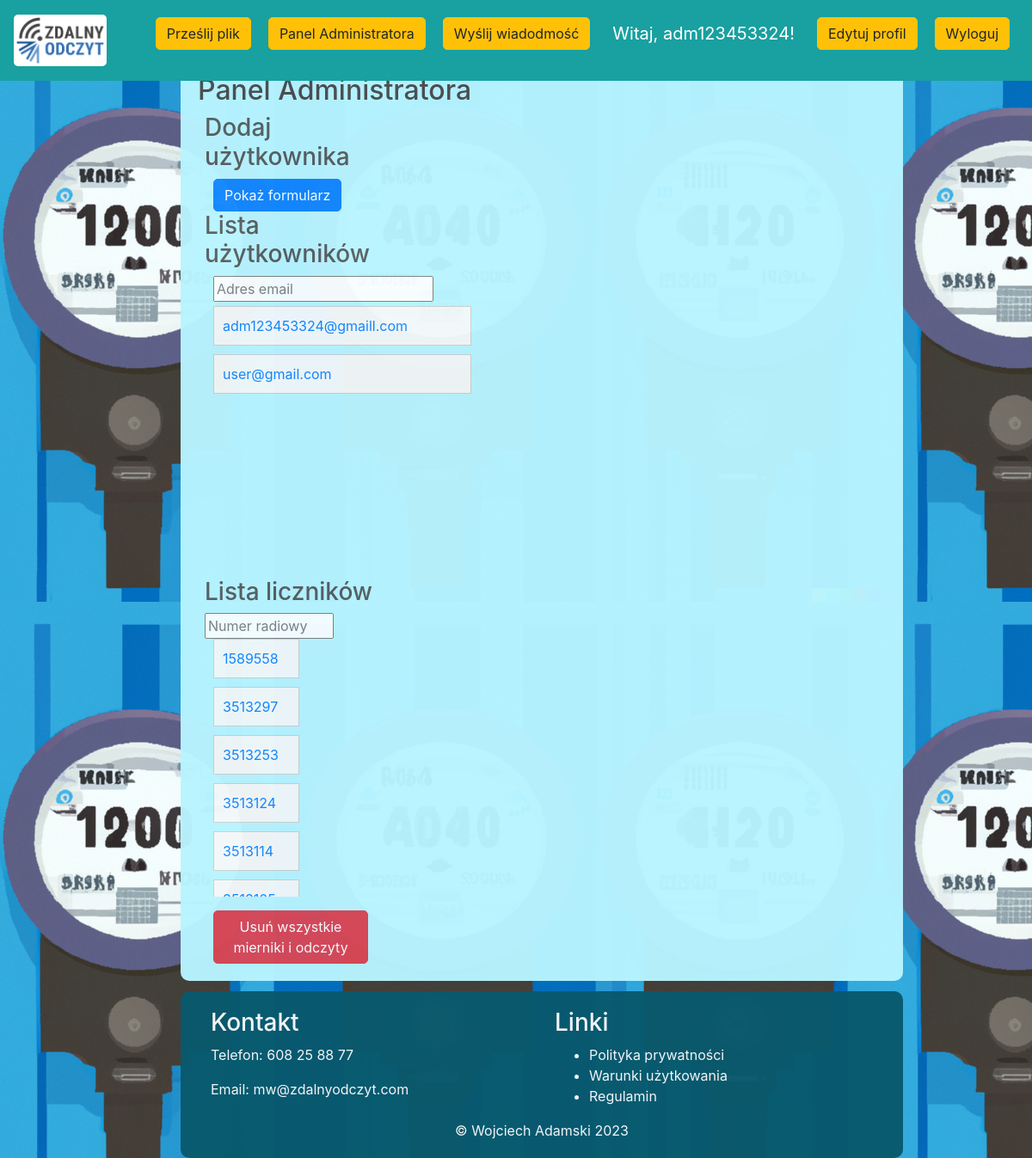
Before: /admin_panel (signed in) with the older database file.
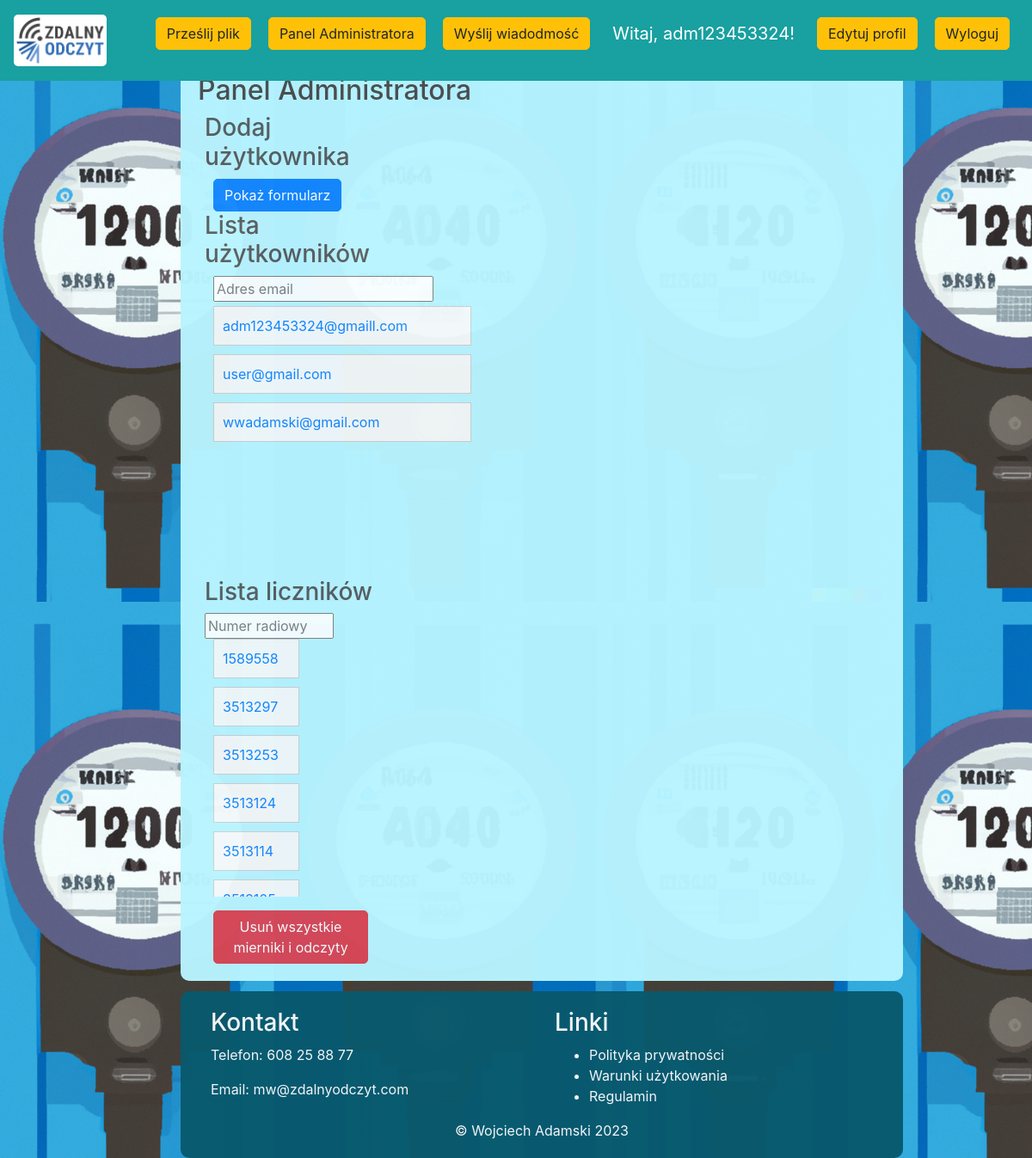
After: the same page with the newer database file.
### src/models.py (models this page shows, shortened)
class User(UserMixin, db.Model):
    id = db.Column(db.Integer, primary_key=True)
    email = db.Column(db.String(120), unique=True, index=True)
    password_hash = db.Column(db.String(128))
    is_admin = db.Column(db.Boolean, default=False)
    meters = db.relationship('Meter', backref='user', lazy='dynamic')
    is_active = db.Column(db.Boolean, default=True)
    notes = db.Column(db.Text)
    unread_messages = db.Column(db.Integer, default=0)

class Meter(db.Model):
    id = db.Column(db.Integer, primary_key=True)
    radio_number = db.Column(db.String(64), unique=True, index=True)
    type = db.Column(db.String(64))
    user_id = db.Column(db.Integer, db.ForeignKey('user.id'))
    readings = db.relationship('MeterReading', backref='meter', lazy='dynamic')
    name = db.Column(db.String(100), nullable=True)
    events = db.relationship('Event', backref='meter', lazy=True)
    address_id = db.Column(db.Integer, db.ForeignKey('address.id'))
    address = db.relationship('Address', backref='meter', lazy=True)

### src/routes.py (the view, shortened to what this page needs)
@main_routes.route('/admin_panel', methods=['GET'])
@admin_required  # Dodaj dekorator, aby wymagać uprawnień administratora
def admin_panel():
    user_form = UserForm()
    users = get_all_users()
    meters = Meter.query.all()
    return render_template('admin_panel.html', users=users, meters=meters, user_form=user_form)

### src/forms.py
class UserForm(FlaskForm):
    email = StringField('Email', validators=[DataRequired(), Email()])
    password = PasswordField('Hasło', validators=[DataRequired()])
    confirm_password = PasswordField('Potwierdź hasło', validators=[DataRequired(), EqualTo('password')])
    is_admin = BooleanField('Administrator')
    submit = SubmitField('Dodaj')

### src/models.py (called while the page is built)
@login_manager.user_loader
def load_user(user_id):
    return User.query.get(int(user_id))

def get_all_users():
    users = User.query.all()
    user_list = []
    for user in users:
        user_dict = {
            'id': user.id,
            'email': user.email,
            'is_admin': user.is_admin,
        }
        user_list.append(user_dict)
    return user_list

### src/utils.py (called while the page is built)
def admin_required(func):
    @wraps(func)
    def decorated_function(*args, **kwargs):
        if not current_user.is_admin:
            flash('Nie masz uprawnień do tej strony.', 'danger')
            return redirect(url_for('main_routes.home'))
        return func(*args, **kwargs)
    return decorated_function

### templates/admin_panel.html (shortened to what this page needs)
{% extends 'base.html' %}
{% block content %}
    <h2>Panel Administratora</h2>
    <div class="content-box">
    <div class="left-box" style="width: 25%">
<h3>Dodaj użytkownika</h3>
    <div>
        <button id="showUserForm" class="btn btn-primary">Pokaż formularz</button>
    </div>
    <h3>Lista użytkowników</h3>
  <input type="text" id="search-user-input" placeholder="Adres email" class="search-bar">
<ul class="user-list limited-list" style="width: 320px" id="user-list">
    {% for user in users %}
        <li class="user-item">
            <a href="{{ url_for('main_routes.user_overview', user_id=user.id) }}">{{ user.email }}</a>
        </li>
    {% endfor %}
</ul>
    <h3>Lista liczników</h3>
    <input type="text" id="search-meter-input" placeholder="Numer radiowy" style="width: 150px">
    <ul class="user-list limited-list" style="width: 150px" id="meter-list">
        {% for meter in meters %}
            <li class="meter-item">
                <a href="{{ url_for('main_routes.meter_details', meter_id=meter.id) }}"> {{ meter.radio_number }}</a>
            </li>
        {% endfor %}
    </ul>
<form method="POST" action="{{ url_for('main_routes.delete_meters') }}">
    <button type="submit" class="btn btn-danger">Usuń wszystkie mierniki i odczyty</button>
</form>
   </div>
</div>
{% endblock %}

### templates/base.html (shortened to what this page needs)
<!DOCTYPE html>
<html>
<head>
    <link rel="stylesheet" href="https://stackpath.bootstrapcdn.com/bootstrap/4.4.1/css/bootstrap.min.css"
>
    <link rel="stylesheet" type="text/css" href="{{ url_for('static', filename='style.css')}}">
</head>
<body>
    <nav class="navbar navbar-fixed-top navbar-expand-lg navbar-dark bg-dark">
    <a class="navbar-brand" href="{{ url_for('main_routes.home') }}"><img src="{{ url_for('static', filename='img/Zdalny_Odczyt_RGB.png') }}" alt="Logo" class="logo">
        </a>
        <div class="collapse navbar-collapse" id="navbarSupportedContent">
            <ul class="navbar-nav mr-auto">
                <li class="nav-item active">
                    <a class="nav-link" href="{{ url_for('main_routes.home') }}">  <span class="sr-only">(current)</span></a>
                </li>
            </ul>
            <div class="form-inline my-2 my-lg-0">
                {% if current_user.is_authenticated %}
                {% if current_user.is_admin %}
                <p><a href="{{ url_for('main_routes.upload_csv') }} " class="btn btn-warning">Prześlij plik</a></p>
                <p><a href="{{ url_for('main_routes.admin_panel') }} " class="btn btn-warning">Panel Administratora</a></p>
                    <p><a href="{{ url_for('main_routes.messages') }}" class="btn btn-warning">Wyślij wiadodmość</a></p>
                {% endif %}
                    <p class="navbar-brand">Witaj, {{ current_user.email.split('@')[0] }}!</p>
                    <p><a href="{{ url_for('main_routes.edit_account') }}" class="btn btn-warning">Edytuj profil</a></p>
                    <p><a href="{{ url_for('main_routes.logout') }} " class="btn btn-warning">Wyloguj</a></p>
                {% else %}
                    <a href="{{ url_for('main_routes.login') }}" class="btn btn-warning">Login</a>
                {% endif %}
            </div>
        </div>
</nav>
<div class="center-box">
    <br>
    {% block content %}
    {% endblock content %}
</div>
<footer class="footer no-print">
    <div class="container">
        <div class="row">
            <div class="col-md-6">
                <h3 style="color: #f9f9f9">Kontakt</h3>
                <p style="color: #f9f9f9">Telefon: 608 25 88 77</p>
                <p style="color: #f9f9f9">Email: mw@zdalnyodczyt.com</p>
            </div>
            <div class="col-md-6">
                <h3 style="color: #f9f9f9">Linki</h3>
                <ul>
                    <li style="color: #f9f9f9"><a href="#" style="color: #f9f9f9">Polityka prywatności</a></li>
                    <li style="color: #f9f9f9"><a href="#" style="color: #f9f9f9">Warunki użytkowania</a></li>
                    <li style="color: #f9f9f9"><a href="#" style="color: #f9f9f9">Regulamin</a></li>
                </ul>
            </div>
        </div>
    </div>
    <center style="color: #f9f9f9">&#169 Wojciech Adamski   2023</center>
</footer>
</body>
</html>

### static/style.css (style rules this page uses)
body { background-image: url('img/background.png'); background-attachment: fixed; }
h1,h2,h3,h4,h5,h6 { color:hsl(0, 0%, 30%); }
.bg-dark { background-color: #19a0a0 !important; }
.btn { border-radius: 5px; margin-inline: 10px; }
.user-list { list-style-type: none; margin-left: 10px; padding: 0; }
.user-item { border: 1px solid #ccc; margin-bottom: 10px; padding: 10px; background-color: #f9f9f9; width: 300px; }
.meter-item { border: 1px solid #ccc; margin-bottom: 10px; padding: 10px; background-color: #f9f9f9; width: 100px; }
.center-box { margin-left: 17.5%; background-color:hsl(189, 100%, 86%) ; border-radius: 10px; opacity: 0.97; width: 70%; align-items: center; height: 100%; min-height: 720px; padding: 20px; margin-top: 3.5%; }
.footer { margin-left: 17.5%; background-color: hsl(192, 85%, 23%); border-radius: 10px; opacity: 0.97; width: 70%; align-items: center; padding: 20px; margin-top: 1%; }
.navbar { z-index: 10000; position: fixed; top: 0px; width: 100%; height: 7%; }
.content-box { display: flex; }
.left-box { margin-left: 1%; background-color:hsl(189, 100%, 86%) ; border-radius: 10px; opacity: 0.9; width: 30%; height: 70%; }
.limited-list { height: 300px; overflow-y: scroll; }
.search-bar { margin-bottom: 5px; margin-left: 10px; }
.logo { max-width: 150px; max-height: 60px; margin-right: 10px; border-radius: 5px; background-color: #ffffff; }

Changed rows visible on the page:
added User: email "wwadamski@gmail.com"
